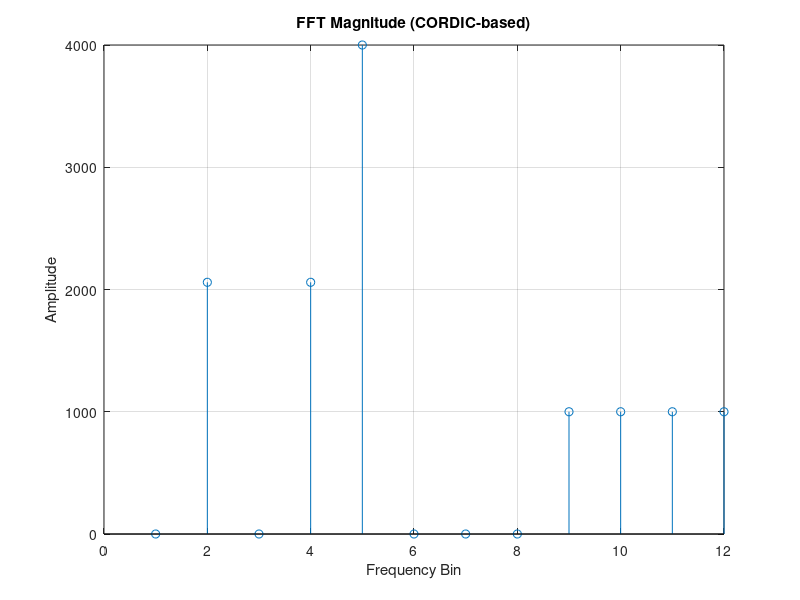

Here is the MATLAB script that generated this plot:
data = load('fft_output.txt');

real_part = data(:,1);
imag_part = data(:,2);

fft_complex = real_part + 1j*imag_part;

magnitude = abs(fft_complex);

stem(magnitude);
title('FFT Magnitude (CORDIC-based)');
xlabel('Frequency Bin');
ylabel('Amplitude');
grid on;
